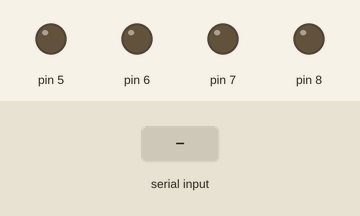
Bench run of a sketch on a simulated Arduino Uno, built with avr-gcc and run on an emulated ATmega328P. On the bench: output pins drawn as LEDs (lit = HIGH). The test bench sets the inputs (shaded band).

Above: at 1.2 s.
1.3 s: "V" received over Serial
At 2.5 s:
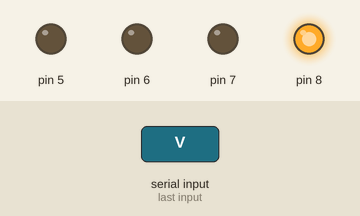
2.8 s: "A" received over Serial
At 3.8 s:
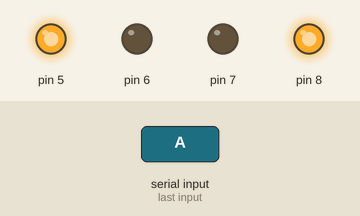
4.3 s: "v" received over Serial
At 5.1 s:
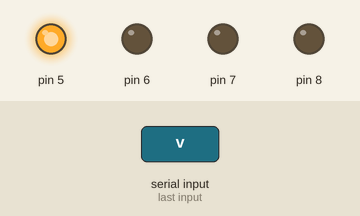
5.8 s: "B" received over Serial
At 6.3 s:
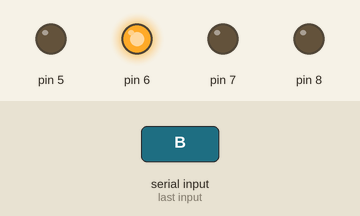
7.3 s: "C" received over Serial
At 8.4 s:
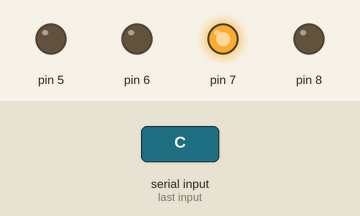
8.8 s: "S" received over Serial
At 9.6 s:
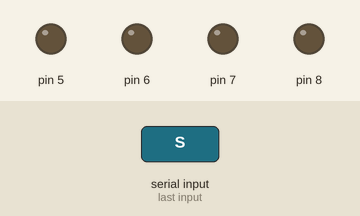
Timing chart, 0 to 11.3 s (numbered marks = the images above; inputs shaded):
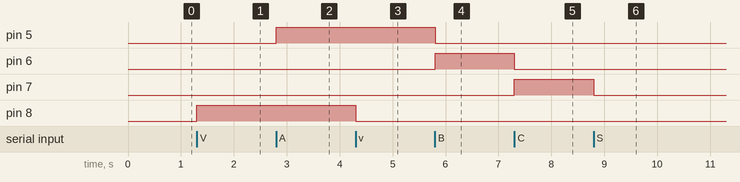

The sketch:

BLUTOOTH_HOME_AUTOMATION_FAN_SPEED_CUNTROL.ino
```cpp
char BluetoothData; // the Bluetooth data received

void setup() {

  Serial.begin(9600);


  //Set Digital Pins 4 to 7 as Output


  pinMode(5, OUTPUT);
  pinMode(6, OUTPUT);
  pinMode(7, OUTPUT);
  pinMode(8, OUTPUT);
  //pinMode(9, OUTPUT);
  //pinMode(10, OUTPUT);


  //Set State of Pins all to LOW (0)

  digitalWrite(5, 0);
  digitalWrite(6, 0);
  digitalWrite(7, 0);
  digitalWrite(8, 0);
  //digitalWrite(9, 0);
  //digitalWrite(10, 0);

}
void loop() {

  if (Serial.available()) {

    BluetoothData = Serial.read(); //Get next character from bluetooth

    if (BluetoothData == 'V') {
      digitalWrite(8, 1);

    }
    if (BluetoothData == 'v') {
      digitalWrite(8, 0);
    }
   /* if (BluetoothData == 'W') {
      digitalWrite(9, 1);
    }
    if (BluetoothData == 'w') {
      digitalWrite(9, 0);
    }
    if (BluetoothData == 'U') {
      digitalWrite(10, 1);
    }
    if (BluetoothData == 'u') {
      digitalWrite(10, 0);
    }*/
    if (BluetoothData == 'A') {
      digitalWrite(5, 1);
      digitalWrite(6, 0);
      digitalWrite(7, 0);
    }
    if (BluetoothData == 'B') {
      digitalWrite(5, 0);
      digitalWrite(6, 1);
      digitalWrite(7, 0);
    }
    if (BluetoothData == 'C') {
      digitalWrite(5, 0);
      digitalWrite(6, 0);
      digitalWrite(7, 1);
    }
     if (BluetoothData == 'S') {
      digitalWrite(5, 0);
      digitalWrite(6, 0);
      digitalWrite(7, 0);
    }

  }
  delay(10);// wait 10 ms

}
```

Measured:
- after the input at 1.3 s, pin 8: LOW → HIGH at once
- after the input at 2.8 s, pin 5: LOW → HIGH at once
- after the input at 4.3 s, pin 8: HIGH → LOW at once
- after the input at 5.8 s, pin 5: HIGH → LOW at once; pin 6: LOW → HIGH at once
- after the input at 7.3 s, pin 6: HIGH → LOW at once; pin 7: LOW → HIGH at once
- after the input at 8.8 s, pin 7: HIGH → LOW at once
